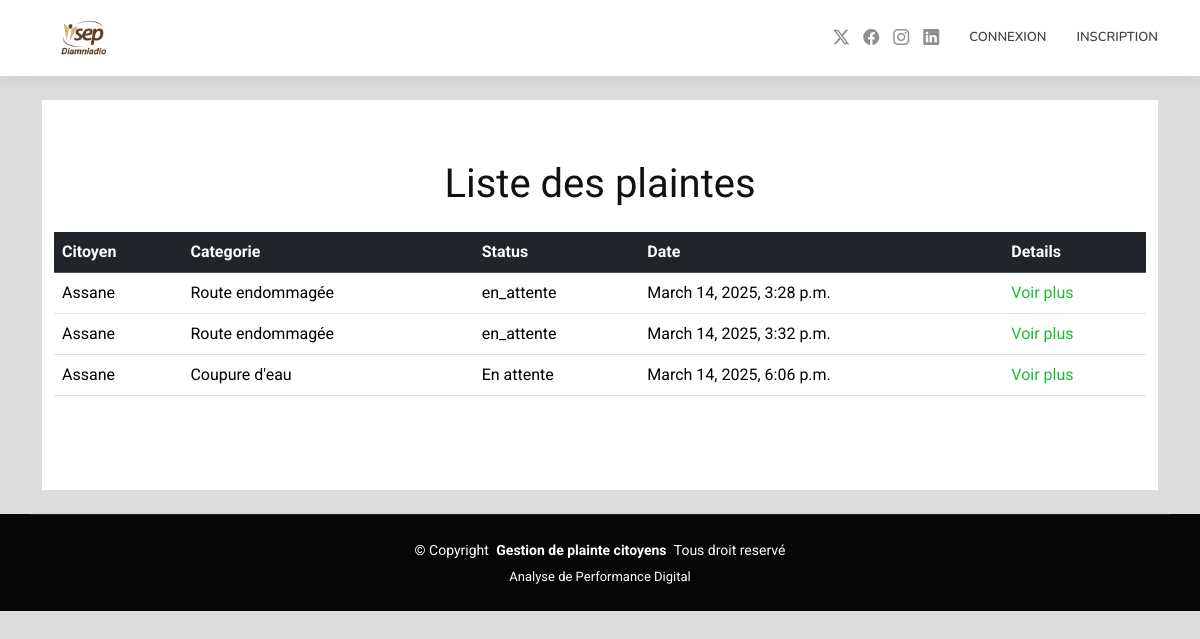
The page /list/ on the database as committed earlier.
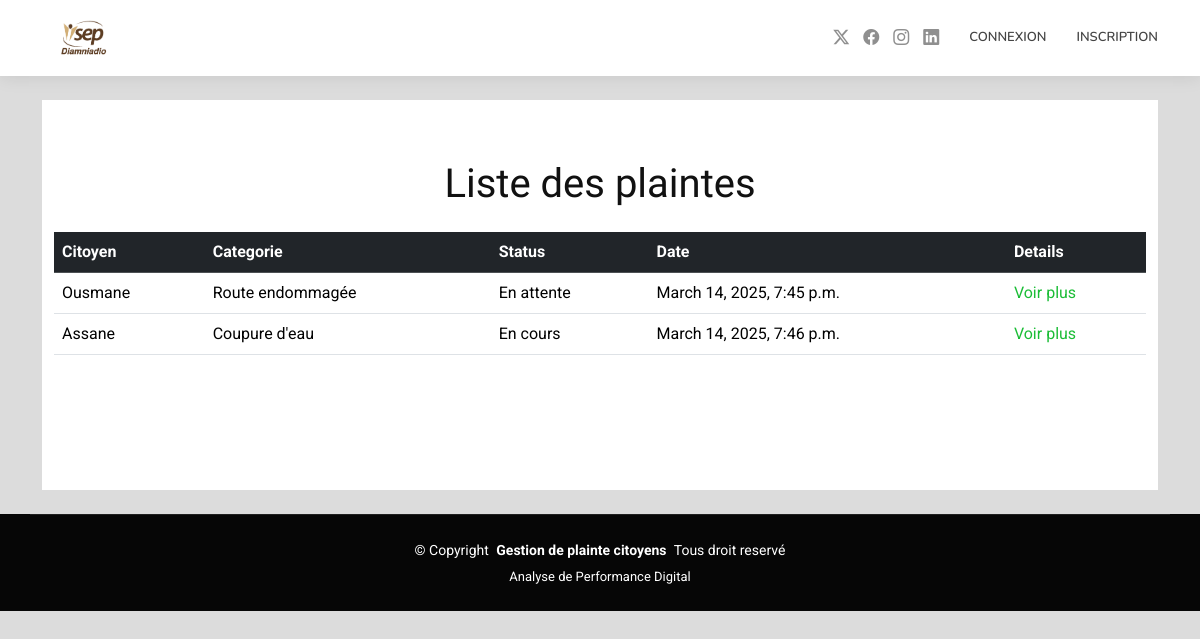
The same page on the database as committed later.
### plainte/models.py (models this page shows, shortened)
class Plainte(models.Model):
    STATUT = [('En attente', 'En attente'),('En cours', 'En cours'),('Résolue', 'Résolue')]
    CATEGORIES = [('Route endommagée', 'Route endommagée'),('Coupure d\'eau', 'Coupure d\'eau'),('Problème d\'électricité', 'Problème d\'électricité'),('autre', 'Autre')]
    citoyen = models.ForeignKey(User, on_delete=models.CASCADE)
    categorie = models.CharField(max_length=50, choices=CATEGORIES, null=True)
    image=models.ImageField(upload_to='media/', blank=True, null=True)
    description = models.TextField()
    statut = models.CharField(max_length=20, choices=STATUT, default='En attente')
    date_creation = models.DateTimeField(auto_now_add=True)

### plainte/views.py (the view)
# urls.py: path("list/", index, name='index'),
def index (request):
    plaintes = Plainte.objects.all()
    return render(request, 'index.html', {'plaintes': plaintes})

### plainte/templates/index.html (shortened to what this page needs)
{% extends 'base.html' %}
{% load static %}
{% block content %}
<section style="height: 390px;">
  <h1 class="container text-center">Liste des plaintes</h1>
  <div class="container mt-4">
    <table class="table">
      <thead class="table-dark">
        <tr>
          <th scope="col">Citoyen</th>
          <th scope="col">Categorie</th>
          <th scope="col">Status</th>
          <th scope="col">Date</th>
          <th scope="col">Details</th>
        </tr>
      </thead>
      <tbody>
        {% for plainte in plaintes %}
        <tr>
          <td>{{ plainte.citoyen.username }}</td>
          <td>{{ plainte.categorie }}</td>
          <td>{{ plainte.statut }}</td>
          <td>{{ plainte.date_creation }}</td>
          <td><a href="{% url 'details' plainte.id %}">Voir plus</a></td>
        </tr>
        {% endfor %}
      </tbody>
    </table>
  </div>
</section>
{% endblock %}

### plainte/templates/base.html (shortened to what this page needs)
{% load static %}
<!DOCTYPE html>
<html lang="en">
<head>
  <link href="{% static 'vendor/bootstrap/css/bootstrap.min.css' %} "  rel="stylesheet">
  <link href="{% static 'vendor/bootstrap-icons/bootstrap-icons.css' %} "  rel="stylesheet">
  <link href="{% static 'vendor/aos/aos.css' %} "  rel="stylesheet">
  <link href="{% static 'vendor/glightbox/css/glightbox.min.css' %} "  rel="stylesheet">
  <link href="{% static 'vendor/swiper/swiper-bundle.min.css' %} "  rel="stylesheet">
  <link href="{% static 'css/main.css' %} "  rel="stylesheet">
</head>
<body class="index-page">
    <header id="header" class="header d-flex align-items-center sticky-top ">
        <div class="container position-relative d-flex align-items-center ">
          <a href="#" class="logo d-flex align-items-center me-auto">
            <img src="{% static '/img/isepd.png' %}" alt="">
          </a>
          <nav id="navmenu" class="navmenu ">
            <ul>
              {% if user.is_authenticated %}
              <li><a href="{% url 'index' %}" class="active" style="text-decoration: none;">Home</a></li>
              <li><a href="{% url 'ajouter_plainte' %}" class="text-decoration-none">Ajouter une plainte</a></li>
              <li><a href="{% url 'logout' %}" class="text-decoration-none">Déconnexion</a></li>
              {% else %}
              <li><a href="{% url 'login' %}" class="text-decoration-none">Connexion</a></li>
              <li><a href="{% url 'inscrire' %}" class="text-decoration-none">Inscription</a></li>
              {% endif %}
            </ul>
          </nav>
          <div class="header-social-links">
            <a href="#" class="twitter"><i class="bi bi-twitter-x"></i></a>
            <a href="#" class="facebook"><i class="bi bi-facebook"></i></a>
            <a href="#" class="instagram"><i class="bi bi-instagram"></i></a>
            <a href="#" class="linkedin"><i class="bi bi-linkedin"></i></a>
          </div>
        </div>
      </header>
      <div class="container mt-4">
        {% block content %}
        {% endblock %}
      </div>
    <footer id="footer" class="footer dark-background">
      <div class="container copyright text-center mt-4">
        <p>© <span>Copyright</span> <strong class="px-1 sitename">Gestion de plainte citoyens</strong> <span>Tous droit reservé</span></p>
        <div class="credits">
          <p>Analyse de Performance Digital</p>
        </div>
      </div>
    </footer>
</body>
</html>

### static/css/main.css (style rules this page uses)
:root { --default-font: "Roboto", system-ui, -apple-system, "Segoe UI", Roboto, "Helvetica Neue", Arial, "Noto Sans", "Liberation Sans", sans-serif, "Apple Color Emoji", "Segoe UI Emoji", "Segoe UI Symbol", "Noto Color Emoji"; --heading-font: "Raleway", sans-serif; --nav-font: "Nunito", sans-serif; }
:root { --background-color: #ffffff; --default-color: #444444; --heading-color: #111111; --accent-color: #1bbd36; --surface-color: #ffffff; --contrast-color: #ffffff; }
:root { --nav-color: #444444; --nav-hover-color: #1bbd36; --nav-mobile-background-color: #ffffff; --nav-dropdown-background-color: #ffffff; --nav-dropdown-color: #444444; --nav-dropdown-hover-color: #1bbd36; }
.dark-background { --background-color: #060606; --default-color: #ffffff; --heading-color: #ffffff; --surface-color: #252525; --contrast-color: #ffffff; }
:root { scroll-behavior: smooth; }
body { color: var(--default-color); background-color: var(--background-color); font-family: var(--default-font); }
a { color: var(--accent-color); text-decoration: none; transition: 0.3s; }
h1, h2, h3, h4, h5, h6 { color: var(--heading-color); font-family: var(--heading-font); }
.header { color: var(--default-color); background-color: var(--background-color); padding: 10px 0; transition: all 0.5s; z-index: 997; box-shadow: 0px 0 18px rgba(0, 0, 0, 0.1); }
.header .logo { line-height: 1; }
.header .logo img { max-height: 36px; margin-right: 8px; }
.header .header-social-links { padding: 0 0 0 15px; }
.header .header-social-links a { color: color-mix(in srgb, var(--default-color), transparent 40%); padding-left: 10px; display: inline-block; transition: 0.3s; font-size: 16px; }
.header .header-social-links a i { line-height: 0px; }
@media (max-width: 1200px) { .header .logo { order: 1; } }
@media (max-width: 1200px) { .header .header-social-links { order: 2; padding: 0 15px 0 0; } }
@media (max-width: 1200px) { .header .navmenu { order: 3; } }
@media (min-width: 1200px) { .navmenu { padding: 0; } }
@media (min-width: 1200px) { .navmenu ul { margin: 0; padding: 0; display: flex; list-style: none; align-items: center; } }
@media (min-width: 1200px) { .navmenu li { position: relative; } }
@media (min-width: 1200px) { .navmenu a, .navmenu a:focus { color: var(--nav-color); padding: 18px 15px; font-size: 13px; font-family: var(--nav-font); text-transform: uppercase; font-weight: 600; display: flex; align-items: center; justify-content: space-between; white-space: nowrap; transition: 0.3s; } }
@media (min-width: 1200px) { .navmenu li:last-child a { padding-right: 0; } }
.footer { color: var(--default-color); background-color: var(--background-color); font-size: 14px; position: relative; }
.footer .copyright { padding: 25px 0; border-top: 1px solid color-mix(in srgb, var(--default-color), transparent 90%); }
.footer .copyright p { margin-bottom: 0; }
.footer .credits { margin-top: 6px; font-size: 13px; }
section, .section { color: var(--default-color); background-color: var(--background-color); padding: 60px 0; scroll-margin-top: 100px; overflow: clip; }

### plainte/templates/index.html (style rules this page uses)
body { background-color:gainsboro ; }

Rows that differ between the two databases and show on the page:
removed Plainte: citoyen.username "Assane", categorie "Coupure d'eau", statut "En attente", date_creation "March 14, 2025, 6:06 p.m."
changed Plainte "Route endommagée": citoyen.username "Assane" → "Ousmane"; statut "en_attente" → "En attente"; date_creation "March 14, 2025, 3:28 p.m." → "March 14, 2025, 7:45 p.m."
changed Plainte "Assane": categorie "Route endommagée" → "Coupure d'eau"; statut "en_attente" → "En cours"; date_creation "March 14, 2025, 3:32 p.m." → "March 14, 2025, 7:46 p.m."
